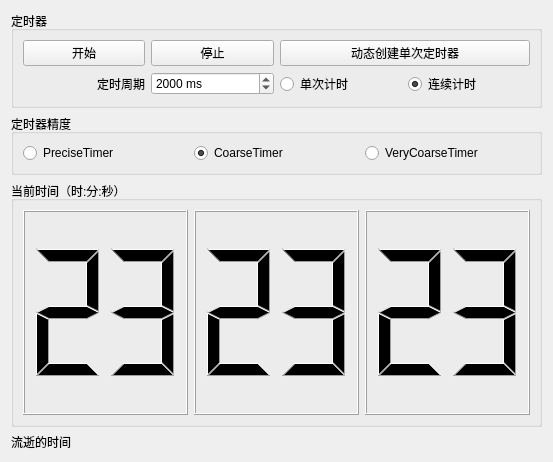
<?xml version="1.0" encoding="UTF-8"?>
<ui version="4.0">
 <class>Widget</class>
 <widget class="QWidget" name="Widget">
  <property name="geometry">
   <rect>
    <x>0</x>
    <y>0</y>
    <width>553</width>
    <height>462</height>
   </rect>
  </property>
  <property name="windowTitle">
   <string>Widget</string>
  </property>
  <layout class="QVBoxLayout" name="verticalLayout">
   <item>
    <widget class="QGroupBox" name="groupBox">
     <property name="title">
      <string>定时器</string>
     </property>
     <layout class="QGridLayout" name="gridLayout">
      <item row="0" column="0">
       <widget class="QPushButton" name="btnStart">
        <property name="text">
         <string>开始</string>
        </property>
       </widget>
      </item>
      <item row="0" column="1">
       <widget class="QPushButton" name="btnStop">
        <property name="text">
         <string>停止</string>
        </property>
       </widget>
      </item>
      <item row="0" column="2" colspan="2">
       <widget class="QPushButton" name="btnDynamic">
        <property name="text">
         <string>动态创建单次定时器</string>
        </property>
       </widget>
      </item>
      <item row="1" column="0">
       <widget class="QLabel" name="label">
        <property name="text">
         <string>定时周期</string>
        </property>
        <property name="alignment">
         <set>Qt::AlignRight|Qt::AlignTrailing|Qt::AlignVCenter</set>
        </property>
       </widget>
      </item>
      <item row="1" column="1">
       <widget class="QSpinBox" name="spinBox">
        <property name="suffix">
         <string> ms</string>
        </property>
        <property name="maximum">
         <number>999999</number>
        </property>
        <property name="value">
         <number>2000</number>
        </property>
       </widget>
      </item>
      <item row="1" column="2">
       <widget class="QRadioButton" name="radioOnce">
        <property name="text">
         <string>单次计时</string>
        </property>
       </widget>
      </item>
      <item row="1" column="3">
       <widget class="QRadioButton" name="radioMulti">
        <property name="text">
         <string>连续计时</string>
        </property>
        <property name="checked">
         <bool>true</bool>
        </property>
       </widget>
      </item>
     </layout>
    </widget>
   </item>
   <item>
    <widget class="QGroupBox" name="groupBox_2">
     <property name="title">
      <string>定时器精度</string>
     </property>
     <layout class="QHBoxLayout" name="horizontalLayout">
      <item>
       <widget class="QRadioButton" name="btnPrecise">
        <property name="text">
         <string>PreciseTimer</string>
        </property>
       </widget>
      </item>
      <item>
       <widget class="QRadioButton" name="btnCoarse">
        <property name="text">
         <string>CoarseTimer</string>
        </property>
        <property name="checked">
         <bool>true</bool>
        </property>
       </widget>
      </item>
      <item>
       <widget class="QRadioButton" name="btnVeryCoarse">
        <property name="text">
         <string>VeryCoarseTimer</string>
        </property>
       </widget>
      </item>
     </layout>
    </widget>
   </item>
   <item>
    <widget class="QGroupBox" name="groupBox_3">
     <property name="sizePolicy">
      <sizepolicy hsizetype="Preferred" vsizetype="Expanding">
       <horstretch>0</horstretch>
       <verstretch>0</verstretch>
      </sizepolicy>
     </property>
     <property name="title">
      <string>当前时间（时:分:秒）</string>
     </property>
     <layout class="QHBoxLayout" name="horizontalLayout_2">
      <item>
       <widget class="QLCDNumber" name="lcdHour">
        <property name="digitCount">
         <number>2</number>
        </property>
        <property name="value" stdset="0">
         <double>23.000000000000000</double>
        </property>
       </widget>
      </item>
      <item>
       <widget class="QLCDNumber" name="lcdMin">
        <property name="digitCount">
         <number>2</number>
        </property>
        <property name="value" stdset="0">
         <double>23.000000000000000</double>
        </property>
       </widget>
      </item>
      <item>
       <widget class="QLCDNumber" name="lcdSec">
        <property name="digitCount">
         <number>2</number>
        </property>
        <property name="value" stdset="0">
         <double>23.000000000000000</double>
        </property>
       </widget>
      </item>
     </layout>
    </widget>
   </item>
   <item>
    <widget class="QLabel" name="labelElapsed">
     <property name="text">
      <string>流逝的时间</string>
     </property>
    </widget>
   </item>
  </layout>
 </widget>
 <resources/>
 <connections/>
</ui>
